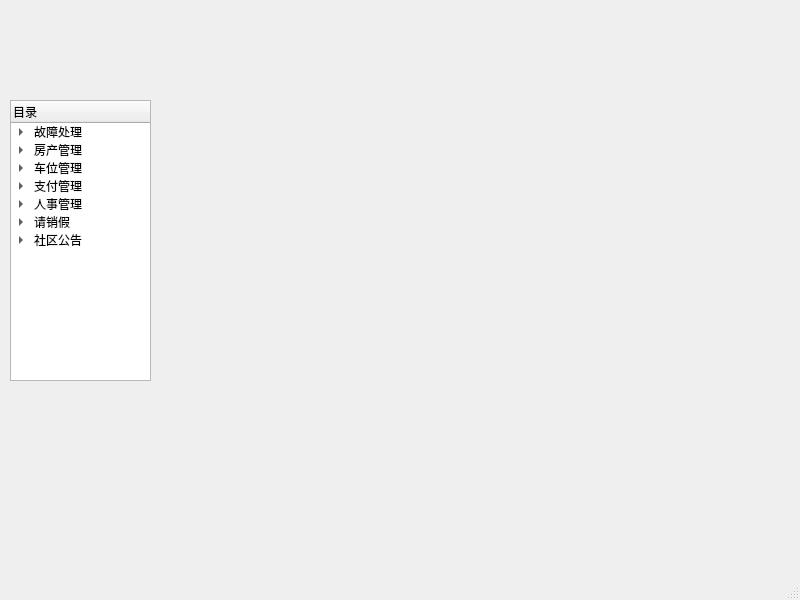
<?xml version="1.0" encoding="UTF-8"?>
<ui version="4.0">
 <class>StaffWindow</class>
 <widget class="QMainWindow" name="StaffWindow">
  <property name="geometry">
   <rect>
    <x>0</x>
    <y>0</y>
    <width>800</width>
    <height>600</height>
   </rect>
  </property>
  <property name="windowTitle">
   <string>工作人员主页面</string>
  </property>
  <property name="windowIcon">
   <iconset resource="photos.qrc">
    <normaloff>:/build-de-Desktop_Qt_5_12_2_MinGW_64_bit-Debug/05.jpg</normaloff>:/build-de-Desktop_Qt_5_12_2_MinGW_64_bit-Debug/05.jpg</iconset>
  </property>
  <widget class="QWidget" name="centralwidget">
   <widget class="QTreeWidget" name="treeWidget">
    <property name="geometry">
     <rect>
      <x>10</x>
      <y>100</y>
      <width>141</width>
      <height>281</height>
     </rect>
    </property>
    <column>
     <property name="text">
      <string>目录</string>
     </property>
    </column>
    <item>
     <property name="text">
      <string>故障处理</string>
     </property>
     <item>
      <property name="text">
       <string>维修申请处理</string>
      </property>
     </item>
    </item>
    <item>
     <property name="text">
      <string>房产管理</string>
     </property>
     <item>
      <property name="text">
       <string>房产情况查看</string>
      </property>
     </item>
    </item>
    <item>
     <property name="text">
      <string>车位管理</string>
     </property>
     <item>
      <property name="text">
       <string>车位管理</string>
      </property>
     </item>
    </item>
    <item>
     <property name="text">
      <string>支付管理</string>
     </property>
     <item>
      <property name="text">
       <string>支付管理</string>
      </property>
     </item>
    </item>
    <item>
     <property name="text">
      <string>人事管理</string>
     </property>
     <item>
      <property name="text">
       <string>月度出勤情况</string>
      </property>
     </item>
     <item>
      <property name="text">
       <string>打卡</string>
      </property>
     </item>
    </item>
    <item>
     <property name="text">
      <string>请销假</string>
     </property>
     <item>
      <property name="text">
       <string>请假</string>
      </property>
     </item>
    </item>
    <item>
     <property name="text">
      <string>社区公告</string>
     </property>
     <item>
      <property name="text">
       <string>社区公告发布</string>
      </property>
     </item>
    </item>
   </widget>
  </widget>
  <widget class="QMenuBar" name="menubar">
   <property name="geometry">
    <rect>
     <x>0</x>
     <y>0</y>
     <width>800</width>
     <height>21</height>
    </rect>
   </property>
  </widget>
  <widget class="QStatusBar" name="statusbar"/>
 </widget>
 <resources>
  <include location="photos.qrc"/>
 </resources>
 <connections/>
</ui>
